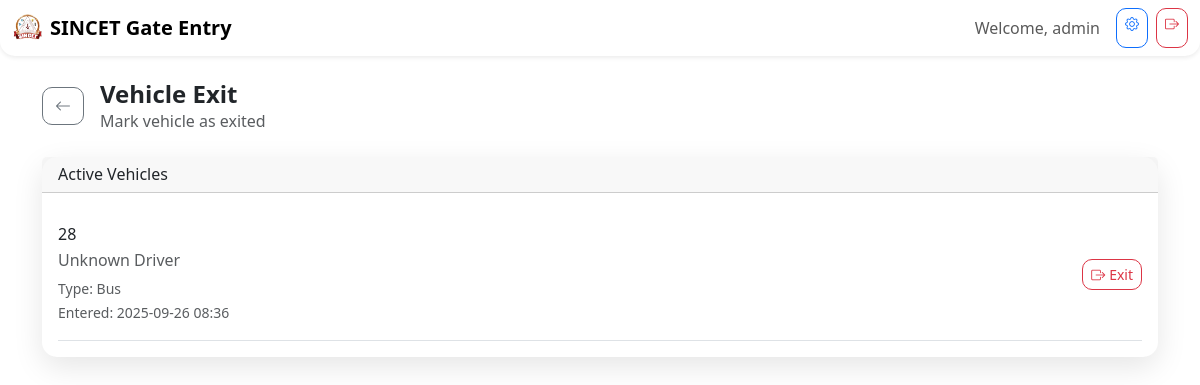
/vehicle/exit (signed in), run on the app's committed database.
### models.py (models this page shows, shortened)
class User(db.Model):
    __tablename__ = 'users'
    id = db.Column(db.String(36), primary_key=True, default=lambda: str(uuid.uuid4()))
    username = db.Column(db.String(80), unique=True, nullable=False)
    password = db.Column(db.String(120), nullable=False)
    role = db.Column(db.String(20), nullable=False, default='user')  # admin, authority, user
    is_active = db.Column(db.Boolean, default=True)
    created_at = db.Column(db.DateTime, default=datetime.utcnow)
    updated_at = db.Column(db.DateTime, default=datetime.utcnow, onupdate=datetime.utcnow)

class BusEntry(db.Model):
    __tablename__ = 'bus_entries'
    id = db.Column(db.String(36), primary_key=True, default=lambda: str(uuid.uuid4()))
    bus_number = db.Column(db.String(50), nullable=False)
    driver_name = db.Column(db.String(100))
    driver_phone = db.Column(db.String(20))
    entry_time = db.Column(db.DateTime, default=datetime.utcnow)
    exit_time = db.Column(db.DateTime)
    route = db.Column(db.String(100))
    passenger_count = db.Column(db.Integer)
    status = db.Column(db.String(20), default='entered')  # entered, exited
    created_by = db.Column(db.String(100))
    notes = db.Column(db.Text)
    vehicle_type = db.Column(db.String(20), default='bus')  # bus, vehicle
    created_at = db.Column(db.DateTime, default=datetime.utcnow)
    updated_at = db.Column(db.DateTime, default=datetime.utcnow, onupdate=datetime.utcnow)

### routes/vehicle.py (the view)
    def decorated_function(*args, **kwargs):
        if 'user_id' not in session:
            return redirect(url_for('auth.login'))
        return f(*args, **kwargs)

### routes/vehicle.py (called while the page is built, shortened)
def login_required(f):
    def decorated_function(*args, **kwargs):
        if 'user_id' not in session:
            return redirect(url_for('auth.login'))
        return f(*args, **kwargs)
    decorated_function.__name__ = f.__name__
    return decorated_function

@vehicle_bp.route('/exit', methods=['GET', 'POST'])
@login_required
def exit():
    active_vehicles = BusEntry.query.filter_by(status='entered').order_by(BusEntry.entry_time.desc()).all()
    return render_template('vehicle/exit.html', vehicles=active_vehicles)

### templates/vehicle/exit.html (shortened to what this page needs)
{% extends "base.html" %}
{% block content %}
<div class="container py-4">
    <div class="d-flex align-items-center mb-4">
        <a href="{{ url_for('index') }}" class="btn btn-outline-secondary me-3">
            <i class="bi bi-arrow-left"></i>
        </a>
        <div>
            <h1 class="h4 fw-bold mb-0">Vehicle Exit</h1>
            <p class="text-muted mb-0">Mark vehicle as exited</p>
        </div>
    </div>
    {% if vehicles %}
    <div class="card">
        <div class="card-header">
            <h6 class="mb-0">Active Vehicles</h6>
        </div>
        <div class="card-body">
            {% for vehicle in vehicles %}
            <div class="d-flex justify-content-between align-items-center border-bottom py-3">
                <div>
                    <h6 class="mb-1">{{ vehicle.bus_number }}</h6>
                    <p class="text-muted mb-1">{{ vehicle.driver_name or 'Unknown Driver' }}</p>
                    <small class="text-muted">Type: {{ vehicle.vehicle_type.title() }}</small>
                    <br>
                    <small class="text-muted">Entered: {{ vehicle.entry_time.strftime('%Y-%m-%d %H:%M') }}</small>
                </div>
                <form method="POST" class="d-inline">
                    <button type="submit" class="btn btn-outline-danger btn-sm">
                        <i class="bi bi-box-arrow-right me-1"></i>Exit
                    </button>
                </form>
            </div>
            {% endfor %}
        </div>
    </div>
    {% endif %}
</div>
{% endblock %}

### templates/base.html (shortened to what this page needs)
<!DOCTYPE html>
<html lang="en">
<head>
    <link href="https://cdn.jsdelivr.net/npm/bootstrap@5.3.2/dist/css/bootstrap.min.css" rel="stylesheet">
    <link href="https://cdn.jsdelivr.net/npm/bootstrap-icons@1.11.2/font/bootstrap-icons.css" rel="stylesheet">
    <link href="{{ url_for('static', filename='css/style.css') }}" rel="stylesheet">
</head>
<body class="bg-gradient">
    {% if current_user %}
    <nav class="navbar navbar-expand-lg navbar-light bg-white shadow-sm">
        <div class="container-fluid">
            <a class="navbar-brand d-flex align-items-center" href="{{ url_for('index') }}">
                <img src="{{ url_for('static', filename='sincet1.png') }}" alt="SINCET Logo" height="30" class="me-2">
                <span class="fw-bold">SINCET Gate Entry</span>
            </a>
            <div class="navbar-nav ms-auto d-flex flex-row">
                <span class="navbar-text me-3">Welcome, {{ current_user.username }}</span>
                {% if current_user.role == 'admin' %}
                <a href="{{ url_for('authority.list') }}" class="btn btn-outline-primary btn-sm me-2">
                    <i class="bi bi-gear"></i>
                </a>
                {% endif %}
                <a href="{{ url_for('auth.logout') }}" class="btn btn-outline-danger btn-sm">
                    <i class="bi bi-box-arrow-right"></i>
                </a>
            </div>
        </div>
    </nav>
    {% endif %}
    <main class="container-fluid">
        {% block content %}{% endblock %}
    </main>
</body>
</html>

### static/css/style.css (style rules this page uses)
.bg-gradient { background: linear-gradient(135deg, #667eea 0%, #764ba2 100%); min-height: 100vh; }
.card { border: none; border-radius: 15px; box-shadow: 0 10px 30px rgba(0, 0, 0, 0.1); }
.btn { border-radius: 10px; transition: all 0.3s ease; }
.navbar { border-radius: 0 0 15px 15px; }

### data on the page
User: username "admin"
BusEntry: bus_number "28", driver_name "Unknown Driver", vehicle_type "Bus", entry_time "2025-09-26 08:36"
